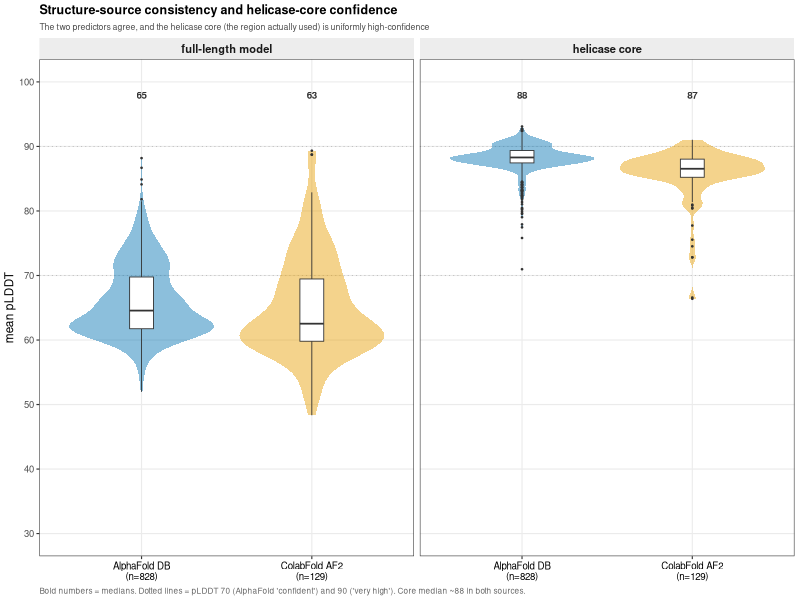

Reproduce this figure in R.
#!/usr/bin/env Rscript
# figS2_plddt.R  --  Figure S2: structure-source consistency + helicase-core confidence.
#
# Two worries about the structural signal: (1) mixing predictors (AlphaFold DB, 828, vs ColabFold AF2,
# 129) could bias the trees; (2) low-confidence AlphaFold regions could feed noise into the 3Di.
# This panel addresses both. Full-length mean pLDDT is near-identical across the two predictors
# (predictor-consistent, ~63), and the region actually used - the helicase core - is uniformly
# HIGH-confidence (median ~88) in BOTH sources, well above the pLDDT-70 "confident" line. So the 3Di
# signal comes from well-modelled residues regardless of predictor. (Defuses review item M6.)
#
# Source: manifest.csv (full-length mean_plddt + structure_source), results/reviewer/core_plddt.tsv (core pLDDT).
# Toolchain: R 4.4.3 arm64 + ggplot2 + svglite. Vector-first; gs-outline for PDF.
# Run from repo root:  /usr/local/bin/Rscript docs/figures/scripts/figS2_plddt.R   ·  Date: 2026-07-08.

suppressMessages({ library(ggplot2); library(svglite) })

m  <- read.csv("manifest.csv", stringsAsFactors = FALSE)
cp <- read.delim("results/reviewer/core_plddt.tsv", stringsAsFactors = FALSE)
lev <- c("AFDB", "AF2_ColabFold")
xlab <- c(AFDB = "AlphaFold DB\n(n=828)", AF2_ColabFold = "ColabFold AF2\n(n=129)")
col  <- c(AFDB = "#0072B2", AF2_ColabFold = "#E69F00")

dd <- rbind(
  data.frame(source = m$structure_source, plddt = m$mean_plddt, region = "full-length model"),
  data.frame(source = cp$source, plddt = cp$core_plddt, region = "helicase core"))
dd <- dd[dd$source %in% lev & !is.na(dd$plddt), ]
dd$src    <- factor(dd$source, levels = lev)
dd$region <- factor(dd$region, levels = c("full-length model", "helicase core"))
meds <- aggregate(plddt ~ region + src, dd, median)
cat("medians:\n"); print(meds)

p <- ggplot(dd, aes(src, plddt, fill = src)) +
  geom_hline(yintercept = c(70, 90), linetype = "dotted", colour = "grey72", linewidth = 0.3) +
  geom_violin(width = 0.85, alpha = 0.45, colour = NA, scale = "width") +
  geom_boxplot(width = 0.14, outlier.size = 0.25, linewidth = 0.3, fill = "white") +
  geom_text(data = meds, aes(x = src, y = 98, label = round(plddt)), inherit.aes = FALSE,
            size = 2.5, fontface = "bold", colour = "grey20") +
  facet_wrap(~region) +
  scale_fill_manual(values = col, guide = "none") +
  scale_x_discrete(labels = xlab) +
  scale_y_continuous(breaks = seq(30, 100, 10)) +
  coord_cartesian(ylim = c(30, 100)) +
  labs(x = NULL, y = "mean pLDDT",
       title = "Structure-source consistency and helicase-core confidence",
       subtitle = "The two predictors agree, and the helicase core (the region actually used) is uniformly high-confidence",
       caption = "Bold numbers = medians. Dotted lines = pLDDT 70 (AlphaFold 'confident') and 90 ('very high'). Core median ~88 in both sources.") +
  theme_bw(base_size = 8.5) +
  theme(plot.title    = element_text(face = "bold", size = 9),
        plot.subtitle = element_text(size = 6.3, colour = "grey30"),
        plot.caption  = element_text(size = 5.9, colour = "grey40", hjust = 0),
        strip.text    = element_text(face = "bold", size = 8),
        strip.background = element_rect(fill = "grey93", colour = NA),
        panel.grid.minor = element_blank(),
        axis.text.x   = element_text(colour = "black", size = 7),
        plot.margin   = margin(3, 4, 3, 3))

ggsave("docs/figures/figS2_plddt.svg", p, width = 128, height = 86, units = "mm",
       device = svglite::svglite)
cat("wrote docs/figures/figS2_plddt.svg\n")
